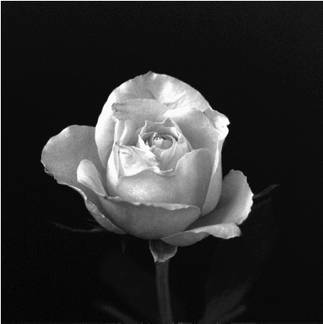
%> input picture lab2/rose.tif, 323 x 324 px, shrunk from 394 x 395 before the run
$ octave lab2.m   (GNU Octave 9; MATLAB toolbox functions it lacks are replaced by stand-ins)
%> lines starting %> are read from the running program, lines starting %| are printed output that depends on the picture
rose = imread('rose.tif');
%> rose is the input picture: size 324x323 uint8; min 0, max 255, mean 46.7
temple = imread('temple.tif');
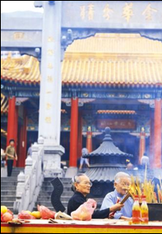
%> input picture lab2/temple.tif, 162 x 234 px, shrunk from 197 x 285 before the run
%> temple is the input picture: size 234x162x3 uint8; mean R, G, B 166.9, 155.4, 160.3
desert = imread('desert.tif');
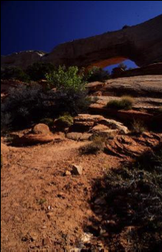
%> input picture lab2/desert.tif, 162 x 252 px, shrunk from 197 x 307 before the run
%> desert is the input picture: size 252x162x3 uint8; mean R, G, B 65.6, 43.2, 41.1
landscape = imread('landscape.tif');
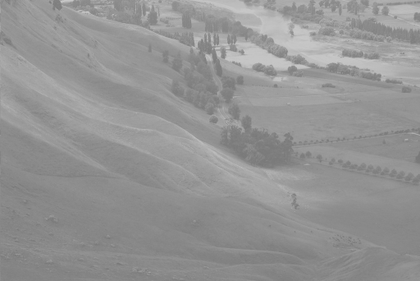
%> input picture lab2/landscape.tif, 420 x 281 px, shrunk from 512 x 342 before the run
%> landscape is the input picture: size 281x420 uint8; min 120, max 203, mean 148
ret1 = imread('retim1.png');
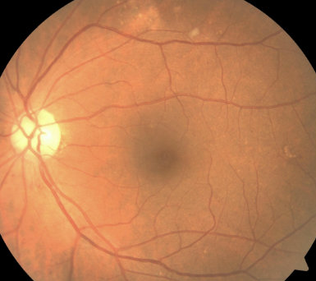
%> input picture lab2/retim1.png, 316 x 281 px, shrunk from 385 x 342 before the run
%> ret1 is the input picture: size 281x316x3 uint8; mean R, G, B 185.4, 123.9, 82.4
ret2 = imread('retim2.png');
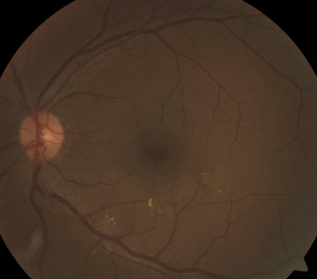
%> input picture lab2/retim2.png, 317 x 279 px, shrunk from 387 x 340 before the run
%> ret2 is the input picture: size 279x317x3 uint8; mean R, G, B 71.8, 52.7, 38.5
%> (the run ends here)
